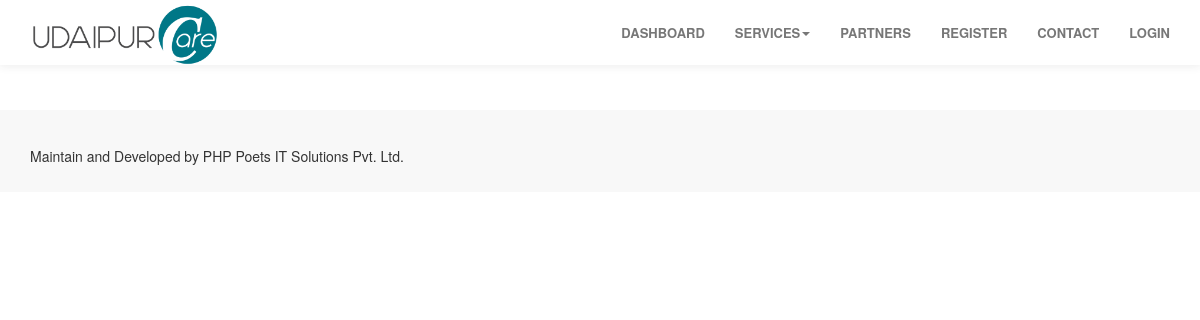
The app's page /services.php, older data.
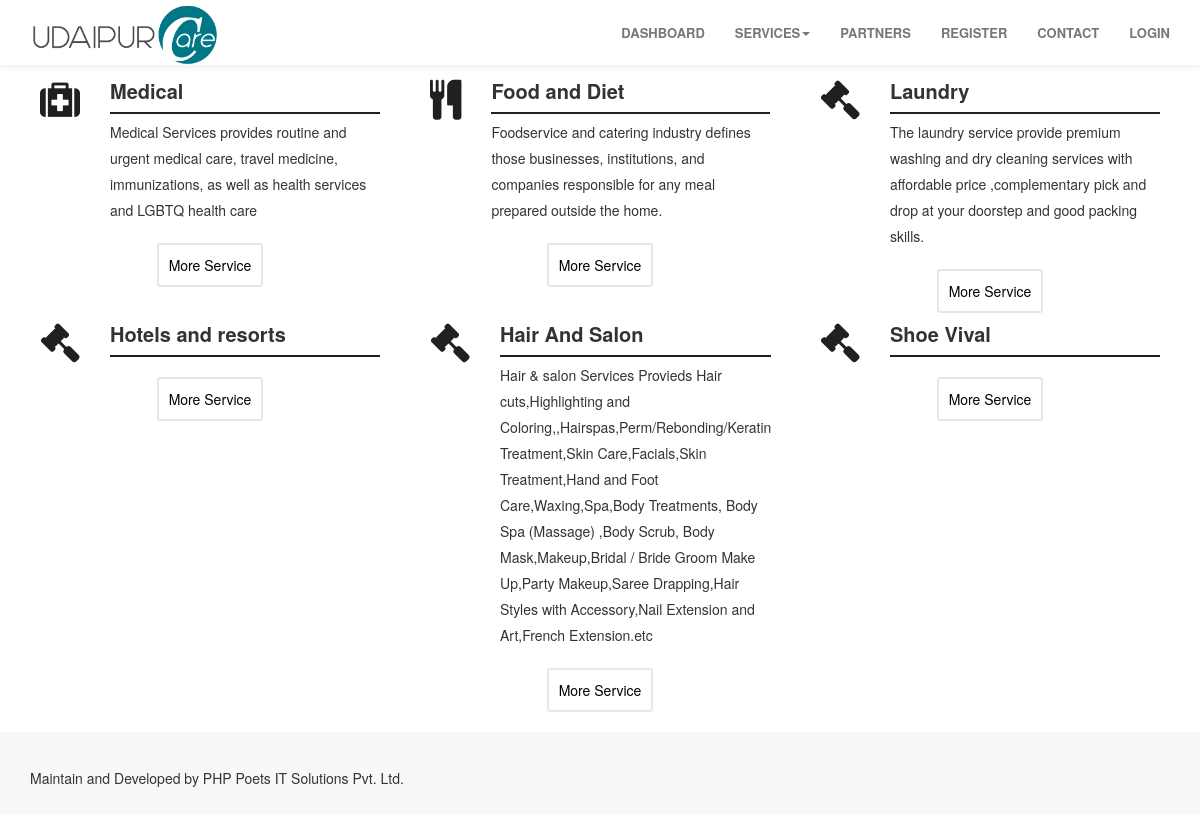
The same page, newer data.
### tables this page shows
CREATE TABLE `master_services` (
  `id` int(11) NOT NULL,
  `service_name` varchar(200) NOT NULL,
  `discription` text NOT NULL,
  `icon` varchar(66) NOT NULL,
  `flag` int(11) NOT NULL DEFAULT '1' COMMENT '0 for discontinu and 1 for continu'
);

### services.php (the view, shortened to what this page needs)
<?php
include('header.php');
?>
		<div id="service">
			<div class="container">
            <?php
				$count=0;
				$sql="select `id`,`service_name`,`discription`,`icon` from master_services where flag=0";
				$fet=mysql_query($sql);
				while($result=mysql_fetch_array($fet))
				{
					$count++;
                	$id=$result['id'];
					$service_name=$result['service_name'];
					$discription=$result['discription'];
					$icon=$result['icon'];
				if($count==1 ){ echo '<div class="row">'; }?>
					<div class="col-md-4 col-sm-4">
						<div class="media">
							<div class="media-object media-left wow fadeIn" data-wow-delay="0.1s">
								<i class="<?php echo $icon; ?>"></i>
							</div>
							<div class="media-body wow fadeIn">
								<h3 class="media-heading"><?php echo $service_name; ?></h3>
								<p><?php echo $discription; ?></p>
							</div>
						</div>
                        <div align="center" class="col-md-12" data-wow-delay="0.1s">
                        	<div style="width:45%">
                            <a href="service.php?id=<?php echo $id;?>" class="button button4" style="text-decoration:none; padding: 10px;">
							More Service
                            </a>
                            </div>
                        </div>
					</div>
               <?php
					}
				?>
			</div>
		</div>
<?php
include('footer.php');
?>

### header.php (shortened to what this page needs)
<?php
 @$SESSION_ID=$_SESSION['SESSION_ID'];
if($SESSION_ID){
	$log_path='<a href="logout.php" >LOGOUT</a>';
}
else
{
	$log_path='<a href="login.php" >LOGIN</a>';
}
?>
<!DOCTYPE html>
<html lang="en">
	<head>
		<link rel="stylesheet" href="css/animate.min.css">
		<link rel="stylesheet" href="css/bootstrap.min.css">
		<link rel="stylesheet" href="css/font-awesome.min.css">
		<link rel="stylesheet" href="css/style.css">
        <link rel="stylesheet" href="assest/plugins/datepicker/datepicker3.css">
		<link rel="stylesheet" href="assest/plugins/timepicker/bootstrap-timepicker.min.css">
 	</head>
	<body data-spy="scroll" data-offset="50" data-target=".navbar-collapse" style="overflow-x:hidden;">
		<div class="navbar navbar-fixed-top navbar-default" role="navigation">
			<div class="container">
				<div class="navbar-header">
					<a href="index.php" class="navbar-brand smoothScroll"><img src="images/logos.png" style="height:62px !important" class="img-responsive" alt="logo"></a>
				</div>
				<div class="collapse navbar-collapse">
					<ul class="nav navbar-nav navbar-right">
						<li><a href="app/user_dashboard.php" class="smoothScroll">DASHBOARD</a></li>
 					   <li class="dropdown">
						<a href="" class="smoothScroll" data-toggle="dropdown">SERVICES<span class="caret"></span></a>
						</li>
 						<li><a href="partners.php" class="smoothScroll">PARTNERS</a></li>
						<li><a href="registration.php" class="smoothScroll">REGISTER</a></li>
						<li><a href="index.php#contact" class="smoothScroll">CONTACT</a></li>
						<li><?php echo $log_path; ?></li>
					</ul>
				</div>
			</div>
		</div>

### footer.php (shortened to what this page needs)
<footer>
			<div class="container">
				<div class="row">
					<div class="col-md-8 col-sm-7">
						<p>Maintain and Developed by PHP Poets IT Solutions Pvt. Ltd. </p>
					</div>
					<div class="col-md-4 col-sm-5">
					</div>
				</div>
			</div>
		</footer>
        </body>
</html>

### css/style.css (style rules this page uses)
h2, h3, h4 { font-weight: bold; }
p { line-height: 26px; }
#service, #divider, #about, #team, #newsletter, #pricing, #portfolio, #client, #contact { padding-top: 70px; position: relative; padding-bottom: 20px; }
.navbar-default { background:rgba(255, 255, 255); border: none; box-shadow: 0px 2px 8px 0px rgba(50, 50, 50, 0.08); margin: 0 !important; padding: 0; }
.navbar-default .navbar-brand { padding-top: 4px; padding-bottom: 60px; }
.navbar-default .navbar-nav li a { font-size: 13px; font-weight: bold; line-height: 35px; }
#service .media { padding: 10px; }
#service .media .fa { color: #202020; font-size: 40px; margin-right: 20px; }
#service .media .media-heading { border-bottom: 2px solid #202020; font-weight: 600; font-size: 20px; padding-bottom: 10px; }
footer { padding-top: 40px; padding-bottom: 20px; background-color:#f8f8f8; }
footer p { line-height: 12px; }

### services.php (style rules this page uses)
.button { background-color: #4CAF50; border: none; color: white; padding:1px 22px; border-radius: 3px; text-align: center; text-decoration: none; display: inline-block; font-size: 14px; -webkit-transition-duration: 0.4s; transition-duration: 0.4s; cursor: pointer; }
.button4 { background-color: white; color: black; border: 2px solid #e7e7e7; }

Row changes from the older to the newer data that the page shows:
added master_services: service_name "Medical", discription "Medical Services provides routine and urgent medical care, travel medicine, immunizations, as well as health services and LGBTQ health care"
added master_services: service_name "Food and Diet", discription "Foodservice and catering industry defines those businesses, institutions, and companies responsible for any meal prepared outside the home."
added master_services: service_name "Laundry", discription "The laundry service provide premium washing and dry cleaning services with affordable price ,complementary pick and drop at your doorstep and good packing skills."
added master_services: service_name "Hotels and resorts"
added master_services: service_name "Hair And Salon", discription "Hair & salon Services Provieds Hair cuts,Highlighting and Coloring,,Hairspas,Perm/Rebonding/Keratin Treatment,Skin Care,Facials,Skin Treatment,Hand and Foot Care,Waxing,Spa,Body Treatments, Body Spa (Massage) ,Body Scrub, Body Mask,Makeup,Bridal / Bride Groom Make Up,Party Makeup,Saree Drapping,Hair Styles with Accessory,Nail Extension and Art,French Extension.etc"
added master_services: service_name "Shoe Vival"
